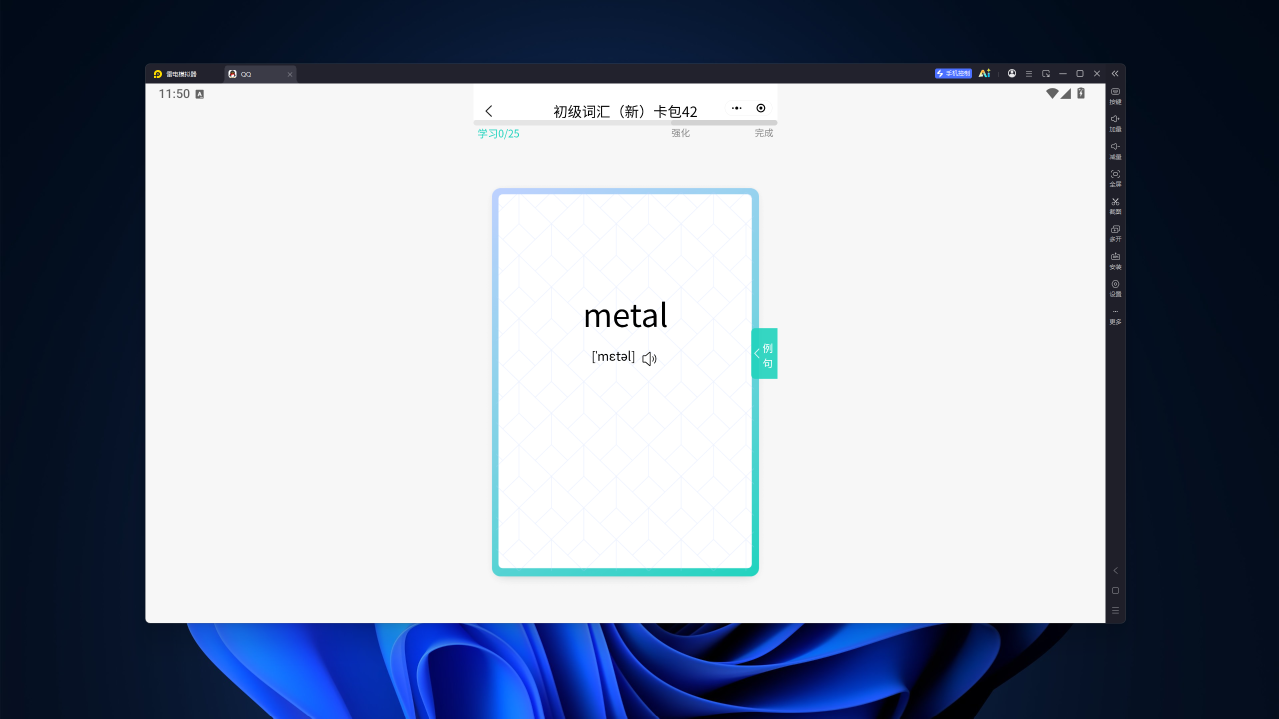
#> input picture 卡包界面.png, 2557 x 1437 px (shown at 1/2 size)
$ python -i '卡包.py'   (imports and definitions only)
#> lines starting #> are read from the running program, lines starting #| are printed output that depends on the picture
#> further down, picture is the input picture: PIL image 2557x1437 RGBA; mean R, G, B, A 141.6, 149.2, 164.4, 255
# -*- coding: utf-8 -*-
"""卡包.py —— 单词卡包自动答题（识别驱动，不依赖窗口大小/位置，离线判题）

怎么做到"不依赖窗口"：
  * 取图走 ADB（adb exec-out screencap），拿到的是安卓画面本身，跟窗口多大、
    窗口在哪、有没有被别的窗口挡住统统无关；
  * 选项靠文字结构认：行首是 A./B./C./D. 且带中文 => 就是选项，
    位置、间距、卡片大小变了都不影响，点的是这一行文字框的中心；
  * 题干靠结构认：选项上方、字母最多的那段英文；
  * 屏幕类型靠结构认：有选项=题目，没选项=单词卡，各自处理；
  * 标准版判题全离线：RapidOCR 读字 + 离线词表判题，全程不联网、不用 Ollama；
    加 --模型 可启用看图模型（需要 Ollama）。

流程（和你的用法一致）：每轮 5 个单词卡 + 5 道题，上下滑动切换，共 5 轮。

用法：
    python 卡包.py             # 5 轮，每轮 10 步
    python 卡包.py 50          # 只按步数跑 50 步
    python 卡包.py --走查 20    # 只识别不点击，逐步告诉你认出了什么（安全试跑）
    python 卡包.py --调试       # 只看当前这一屏
"""

from __future__ import annotations

import base64
import difflib
import hashlib
import io
import json
import os
import random
import re
import sys
import time
from collections import Counter
from dataclasses import dataclass

from PIL import Image

import ldict
import ldwin
import rapid_ocr


# --------------------------------------------------------------------------
# 配置
# --------------------------------------------------------------------------
# 判题方式：llm_first        = 本地 LLM 优先判题（默认；错题本仍最优先，LLM 挂了退回词表）
#           offline          = 只用本地词表（不联网）
#           offline_then_llm = 词表判不出来 / 没把握时才问本地 LLM
#           api              = 用百度翻译接口（需要联网 + key）
#           offline_then_api = 词表查不到时再用 API
MATCH_MODE = "llm_first"

# 本地 Ollama 模型。没开 / 模型没拉下来时自动退回词表判题，不会卡流程。
LLM_BASE = "http://127.0.0.1:11434"

# 看图用的模型（Ollama）。两种角色，按模型名里有没有 "ocr" 自动定：
#   read  = 只读字：把截图转录成文字（题干/单词 + 四个选项），判题交给词表/文本模型
#   judge = 直接判题：看截图后自己选出正确选项
# 实测：
#   glm-ocr:q8_0    读字 0.3~0.5s/屏，中文选项认得最准（read，默认）
#   qwen3.5:9b      判题 6/6，预热后约 2~5s/屏（judge）
#   bonsai-2:2b     约 0.2s，但判题 0/6、读题也容易跑偏
#   qwen3.8:latest  27B，本机加载会 500（内存不够）
# 换模型只改这一行；也可运行时 `python 卡包.py --模型 glm-ocr:q8_0` 临时指定。
VISION_MODEL = "glm-ocr:q8_0"
VISION_ROLE = "read"       # read=只读字 / judge=看截图判题（--模型 会按模型名自动改）
LLM_MODEL = "qwen3.5:9b"   # 文本兜底判题用它（read 模式下词表没把握时由它判）
LLM_TIMEOUT = 20          # 秒；含首次加载模型的时间，给足一点
LLM_ASK_BELOW = 0.20      # offline_then_llm 模式用：词表最高分低于这个也去问一次 LLM

# 视觉模型：把截图直接交给它读题/单词并判题，OCR 与词表退为兜底。
# 标准版默认关闭（RapidOCR + 离线词表已实测整包全对，不用 Ollama）；
# 想启用：python 卡包.py --模型 glm-ocr:q8_0（需要 Ollama 在跑且已拉模型）
USE_VISION = False
VISION_TIMEOUT = 60          # 秒；首次调用要加载 9B 模型，给足
VISION_MAX_EDGE = 1280       # 送模型前按最长边缩放，越小越快
VISION_READ_OPTIONS = True   # 连四个选项文字一起读（更稳但慢些；False 只读题干+答案）
VISION_PROMPT_FULL = (
    "这是一张英语学习 App 的截图。如果是选择题，读出题干和四个选项并选出正确选项；"
    "如果是单词卡，只读出卡片上的单词。只输出一行 JSON，不要解释："
    '{"type":"question","question":"题干","options":["A选项","B选项","C选项","D选项"],"answer":"B"}')
VISION_PROMPT_FAST = (
    "这是一张英语学习 App 的截图。如果是选择题，读出题干并选出正确选项；"
    "如果是单词卡，只读出卡片上的单词。只输出一行 JSON，不要解释："
    '{"type":"question","question":"题干","answer":"B"}')
# read 角色（OCR 模型）用：只让它转录，不给任何 JSON 模板
# —— glm-ocr 会把模板原样抄回来，但它逐行读字又快又准
VISION_PROMPT_LINES = "逐行输出图中所有文字，一行一条，不要解释，不要输出 JSON。"

# 百度翻译的 key 不写死在代码里；要用 API 判题时，
# 设环境变量 BAIDU_APPID / BAIDU_SECRET_KEY 即可（离线模式完全用不到）。
APPID = os.environ.get("BAIDU_APPID", "")
SECRET_KEY = os.environ.get("BAIDU_SECRET_KEY", "")
TRANSLATE_URL = "https://fanyi-api.baidu.com/api/trans/vip/translate"
MAX_RETRIES = 3
TIMEOUT = 5

# OCR 引擎：RapidOCR（PP-OCRv5 mobile / ONNX，纯 CPU，整屏热态约 0.3s）。
# 模型和依赖随包在 deps 里，不联网；标准版只带这一个引擎，
# 启动时会检查文件齐不齐，缺了直接提示退出、不碰模拟器。
OCR_ENGINE = "rapid"

ROUNDS = 5                 # 外循环轮数
STEPS_PER_ROUND = 10       # 每轮走几步（5 个单词卡 + 5 道题）
SWIPE_START = (0.5, 0.66)  # 滑动起点（画面比例，画面=安卓画面）
SWIPE_DELTA = (0.0, -0.24)  # 向上滑
AFTER_CONFIRM_WAIT = 1.0   # 点完弹窗"确认"后等多久（等弹窗淡出，不然遮罩会毁掉 OCR）
STUCK_LIMIT = 3            # 连续几次画面没变就认为滑动失效，停下
UNKNOWN_LIMIT = 3          # 连续几次认不出界面就干净退出，不乱滑
TAIL_STEPS = 40            # 主步数用完后的收尾上限（点「继续」过强化轮用）
# 实在判断不出来时：stop=停下（默认，不乱蒙） / first=总选A / random=随便蒙一个
UNSURE_ACTION = "stop"

# 答完顺手读对错高亮：答错时把青色（正确）选项记进错题本。
# 复用点完题那一帧，不额外截图、不增加等待，读不到就静默跳过。
LEARN_FROM_HIGHLIGHT = True

# 选项四行的位置学过之后，后面的题目只 OCR "题干 + 选项"区域，不再整屏识别。
# 页面上出现宽青色按钮（结算/完成/弹窗）或区域里认不出 4 个选项时，自动退回整屏 OCR。
FAST_OPTION_OCR = True

OPTION_RE = re.compile(r"^\s*([A-Da-d])\s*[.．、,:：)）]\s*|^\s*([A-Da-d])\s+|^\s*([A-Da-d])(?=[\u4e00-\u9fff])")
# 读字模型的选项行：带标点的 "A." 或 "A 油" 这种"字母+空格+文字"，
# 只用来判断"这屏有选项"，宁严勿松（误伤只会退回整屏 OCR）
VISION_OPTION_RE = re.compile(r"^([A-Da-d])\s*[.、．:：)）]|^([A-Da-d])\s+\S")
PROGRESS_RE = re.compile(r"(\d+)\s*/\s*(\d+)")

_translate_cache = {}
SEEN_FILE = os.path.join(os.path.dirname(os.path.abspath(__file__)), "已见单词.json")
SEEN_WORDS = []          # 单词卡上见过的词，题干认糊时用来对（会存盘，跨次运行也能用）


# [28 lines left out: functions _load_seen, _save_seen, remember_word, not called in this run]


# [1 line not run here, left out]


# --------------------------------------------------------------------------
# 错题本：答错的题，界面上青色那行就是正确答案，记下来下次直接用
# （强化轮反复遇到的就是这些词；词表认不认得出无所谓，记住就行。答错会覆盖更新）
# --------------------------------------------------------------------------
WRONGBOOK_FILE = os.path.join(os.path.dirname(os.path.abspath(__file__)), "错题.json")
WRONGBOOK = {}


# [22 lines left out: functions _load_wrongbook, _save_wrongbook, not called in this run]


def _norm_opt(text):
    """选项文字的归一化：去空格和标点（OCR 的空格/标点不稳定，字才是关键）。"""
    return re.sub(r"[\s\.。,，;；、:：!！?？（()）\[\]【】\"'’]+", "", text or "")


# [35 lines left out: functions wrongbook_lookup, match_option, not called in this run]


# [1 line not run here, left out]


# --------------------------------------------------------------------------
# 文本工具
# --------------------------------------------------------------------------
def _cjk_count(text):
    return sum(1 for ch in text if "\u4e00" <= ch <= "\u9fff")


def _cjk_ratio(text):
    return _cjk_count(text) / len(text) if text else 0.0


# [5 lines left out: function _latin_ratio, not called in this run]


def preprocess_text(text):
    text = re.sub(r"[^\w\s]", "", text)
    return text.lower().strip()


def extract_keywords(text):
    return Counter(text.split())


# [44 lines left out: functions similarity, keyword_match_score, translate, not called in this run]


# --------------------------------------------------------------------------
# OCR
# --------------------------------------------------------------------------
@dataclass
class TextLine:
    text: str
    left: int
    top: int
    width: int
    height: int
    letter: str = ""        # 选项行才有：A/B/C/D（万一认漏了选项，字母也不会错位）
    raw: str = ""           # 精修前的原始文字，精修反而认糊了还能用它兜底

    @property
    def right(self):
        return self.left + self.width

    @property
    def bottom(self):
        return self.top + self.height

    @property
    def cx(self):
        return self.left + self.width / 2

    @property
    def cy(self):
        return self.top + self.height / 2

    def __str__(self):
        return "%-34r [x=%d y=%d w=%d h=%d]" % (self.text, self.left, self.top,
                                                self.width, self.height)


# [300 lines left out: functions _join, _rapid_lines, ocr_lines, ocr_words, find_options, pick_question and 8 more, not called in this run]


# --------------------------------------------------------------------------
# 弹窗（"必须要作答哦~" —— 在答题页上滑就会弹出来，不点掉什么都干不了）
# --------------------------------------------------------------------------
DIALOG_HINTS = ("作答",)      # 只认"必须要作答哦~"，光"必须"会被选项文字误伤
CONFIRM_WORDS = ("确认", "确定", "知道了", "好的", "继续")


# [22 lines left out: function _find_confirm_button, not called in this run]


def _is_teal(pixel):
    """这个应用的主色青绿：答题高亮是 (96,199,186)，弹窗按钮是 (32,211,189)。"""
    r, g, b = pixel
    return g > 150 and b > 140 and r < 150 and abs(g - b) < 50


# [44 lines left out: function _hilite_band, not called in this run]


def find_teal_button(img, min_width_ratio=0.12, min_height_ratio=0.018):
    """找"又宽又实"的青绿色按钮条（确认/继续都用这个样式，白字压青底认不出来）。

    卡片的青色边框只有几像素宽，缩小后基本消失，不会误判。
    """
#> called with min_width_ratio = 0.12, min_height_ratio = 0.018
    small = img.convert("RGB").resize((200, max(20, int(200 * img.height / img.width))))
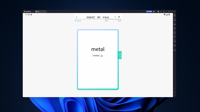
#> small: PIL image 200x112 RGB; mean R, G, B 141.6, 149.2, 164.3
    raw = small.tobytes()
    width, height = small.size
#> width = 200; height = 112

    def teal_at(x, y):
        i = (y * width + x) * 3
        return _is_teal((raw[i], raw[i + 1], raw[i + 2]))

    rows, spans = [], []
    for y in range(height):
        hits = [x for x in range(width) if teal_at(x, y)]
        if not hits:
            rows.append(False)
            spans.append(None)
            continue
        span = (hits[0], hits[-1] + 1)
        # 按钮上有白色文字，"青色连续段"会被切断，所以按"这一行青色的总量"判断
        ok = len(hits) >= width * min_width_ratio and span[1] - span[0] >= width * min_width_ratio
        rows.append(ok)
        spans.append(span if ok else None)
#> this loop made 112 passes

    min_h = max(3, int(min_height_ratio * height))
    best_band = None
    start = None
    for y, ok in enumerate(rows + [False]):
        if ok and start is None:
            start = y
        elif not ok and start is not None:
            if y - start >= min_h:
                seg = spans[start:y]
                left = min(s[0] for s in seg if s)
                right = max(s[1] for s in seg if s)
                if best_band is None or (right - left) > (best_band[1] - best_band[0]):
                    best_band = (left, right, start, y)
            start = None
#> this loop made 113 passes
    if best_band is None:
        return None
    sx, sy = img.width / width, img.height / height
    left, right, top, bottom = best_band
    return TextLine("按钮", int(left * sx), int(top * sy),
                    int((right - left) * sx), int((bottom - top) * sy))


# [9 lines left out: function detect_dialog, not called in this run]


TUTORIAL_HINTS = ("点击页面", "单词释义", "下一个单词", "上滑")


# [48 lines left out: functions _tutorial_hint, _tutorial_dark, is_pack_list, is_final_page, is_summary, _image_changed, not called in this run]


# 答完题那一屏：正确项是青条(96,199,186)、选错项是红条(255,143,145)
HILITE_TEAL = (96, 199, 186)
HILITE_RED = (255, 143, 145)


def _near(pixel, target, tol=45):
    return all(abs(pixel[i] - target[i]) <= tol for i in range(3))


# [124 lines left out: functions _reinforce_tab_active, looks_answered, _row_hilite, learn_from_answer, _unsure_index, choose_by_pos, not called in this run]


# --------------------------------------------------------------------------
# 本地视觉模型 / 文本 LLM（Ollama）
#   视觉：看真实截图读题+判题（首选）
#   文本：Vision 不可用、或只拿到 OCR 文字时的兜底
# --------------------------------------------------------------------------
_model_state = {}   # 模型名 -> 在不在；每个模型只探测一次


# [14 lines left out: function _model_present, not called in this run]


def llm_available():
    """文本判题模型在不在；不在就退回纯词表判题。"""
    return _model_present(LLM_MODEL)


# [135 lines left out: functions _pick_letter, llm_choose, _image_b64, _parse_vision, _parse_vision_lines, _apply_vision_options, not called in this run]


# 选项四行的相对位置（0~1）：这个 App 每屏的选项位置是固定的，第一次用 OCR
# 学到后就不必再整屏识别。页面高度/宽度变了会重学；进入强化轮也会重学。
_OPT_CACHE = {"boxes": None, "size": None}

# 单词卡背面读到的 app 释义：word -> 中文释义。判题时比词表更贴近出题口径。
_CARD_GLOSS = {}
CARD_TAP = (0.5, 0.66)     # 卡片中心（画面比例），点一下翻到背面

# 卡包节奏是"5 张单词卡 + 5 道题"。读完一张卡后，如果确定下一屏还是卡，
# 就在上滑动画中点一下，直接落在下一张的"单词+释义"帧，省掉一次正面识别。
CHAIN_CARD_TAP = True
CHAIN_TAP = (0.5, 0.22)    # 串联点击点：卡片上部；还要避开题目选项框
CHAIN_SWIPE_DURATION = 0.25 # 和普通上滑一致：手势本身别引入新变量
CHAIN_LAST_CARD = 3        # 只在前 3 张卡后串联：给"漏看一张卡"留一次余量


# [7 lines left out: function _remember_option_boxes, not called in this run]


def forget_option_boxes():
    _OPT_CACHE["boxes"] = None


# [278 lines left out: functions _vision_text_lines, _rows_look_right, _cached_option_rows, vision_screen, vision_pick, choose and 2 more, not called in this run]


_PAGE_KEYWORDS = ("待强化", "再来一遍", "进入强化", "complete", "完成卡包学习",
                  "本次学习", "恭喜", "选择卡包")


# [29 lines left out: functions _vision_page_safe, _vision_card_safe, not called in this run]


# 释义行的词性标记。故意不含单字母 "a."：选项行 "A. xxx" 也长这样，
# 认错就会把题目当背面，漏答一题。
_BACK_GLOSS_RE = re.compile(
    r"^\s*(n|vt|vi|v|adj|adv|conj|prep|pron|num|art|int|aux)\s*[.．]\s*\S", re.I)


_GLOSS_JUNK = ("例句", "词汇", "强化", "完成", "卡包", "棒棒")


# [77 lines left out: functions _pick_gloss_line, _vision_back_safe, _read_card_back, _chain_tap_safe, _swipe_and_tap, not called in this run]


def _fast_option_ocr(img):
    """只识别题干+选项区域，返回 (lines, options, question)；不可用返回 None。

    用第一次整屏 OCR 学到的四行选项位置，把顶部进度条和底部空白一起裁掉。
    只在页面没有宽青色按钮（结算/完成/弹窗）时调用；认不出四项、位置对不上、
    或者题干是个不认识的糊词，都退回整屏 OCR —— 宁可慢一点，不能点错。
    """
    if not FAST_OPTION_OCR:
        return None
    if find_teal_button(img) is not None:
        return None                       # 结算/完成/弹窗：交给整屏 OCR 判页型
    boxes = _OPT_CACHE["boxes"]
    if not boxes or _OPT_CACHE["size"] != img.size:
        return None
    w, h = img.size

    # 先用位置缓存做一次很便宜的"这一屏还是不是题目页"检查：
    # 卡片页/被滑走的页面上，这四个位置多半没有字，直接退回整屏 OCR，
    # 避免在单词卡上白跑一遍区域识别。
    probe = [TextLine("", int(l * w), int(t * h), int(bw * w), int(bh * h))
             for l, t, bw, bh in boxes]
    if not _rows_look_right(img, probe):
        return None

    bottom = max((t + bh) for _l, t, _bw, bh in boxes) * h
    # 顶部进度条单独认一小块（很便宜），保证 at_end 和日志里的 "学习x/y" 还在
    progress = _rapid_lines(img, (int(w * 0.30), int(h * 0.06),
                                 int(w * 0.50), int(h * 0.13))) or []
    # 题干 + 选项：从进度条下方开始，到最后一个选项下方一点为止
    rows = _rapid_lines(img, (max(0, int(w * 0.05)), max(0, int(h * 0.14)),
                              min(w, int(w * 0.95)),
                              min(h, int(bottom + h * 0.03))))
    if rows is None:
        return None
    lines = _merge_same_row(list(progress) + list(rows))
    if detect_dialog(img, lines) is not None:
        return None                       # 有"必须要作答"提示：交给整屏 OCR 处理
    options = find_options(lines)
    if len(options) != 4:
        return None
    if not _rows_look_right(img, options):
        return None
    question = pick_question(lines, options)
    if not question:
        return None
    question = snap_to_seen(question)
    # 单个词但词表/已见词都不认识：多半是糊了，交给整屏 OCR 的多遍重认
    word = question.strip().lower().rstrip(".")
    if re.fullmatch(r"[a-z][a-z'\-]{1,40}", word):
        if word not in {x.lower() for x in SEEN_WORDS} \
                and not ldict.get_dict().form(word):
            return None
    return lines, options, question


# [810 lines left out: functions _options_from_cached_boxes, _likely_question, inspect, handle_screen, _screen, _wait_stable and 9 more, not called in this run]


# [2 lines not run here, left out]

>>> from PIL import Image
>>> picture = Image.open('卡包界面.png')
>>> result = _fast_option_ocr(picture)
